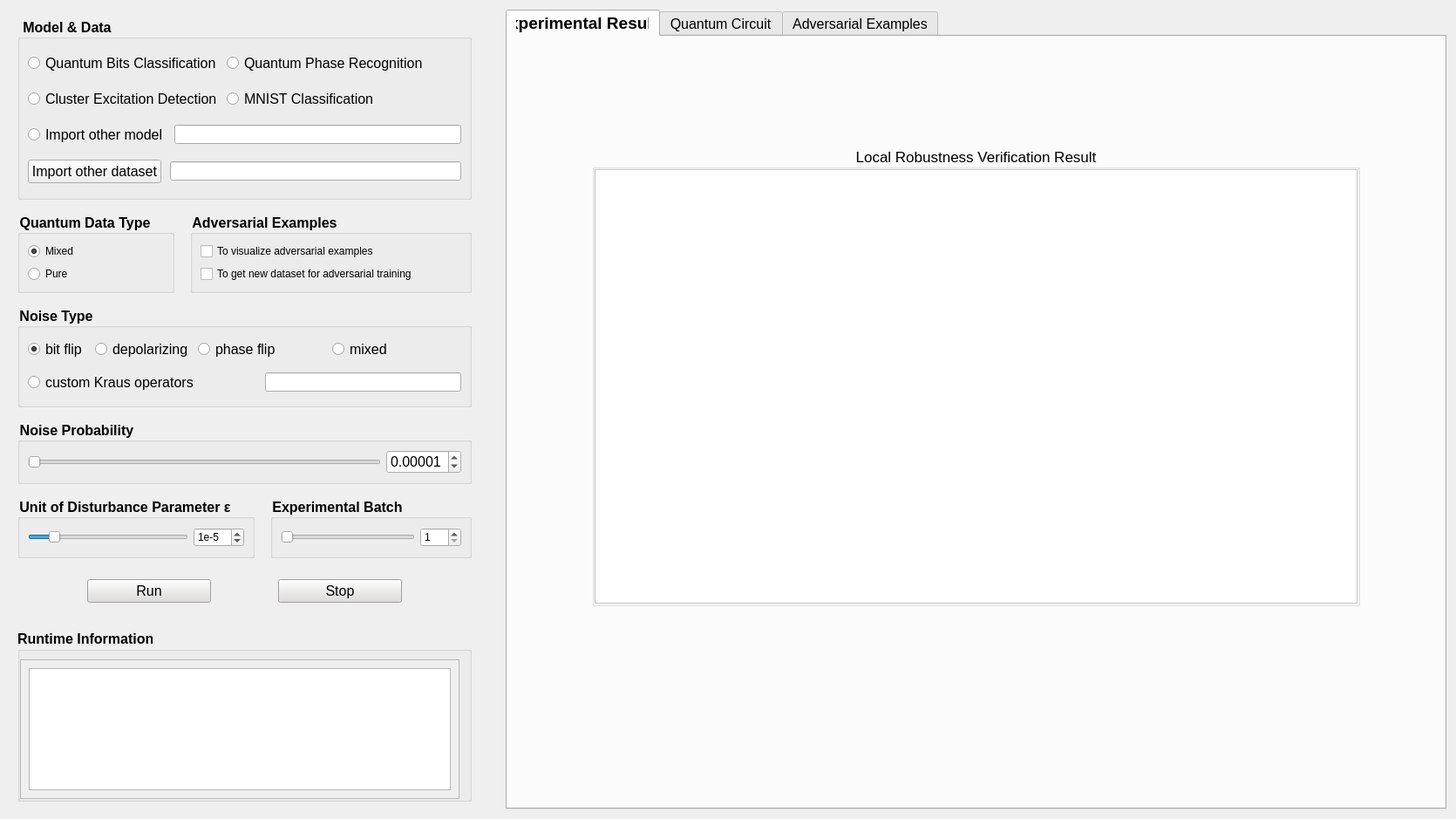
<?xml version="1.0" encoding="UTF-8"?>
<ui version="4.0">
 <class>localView</class>
 <widget class="QWidget" name="localView">
  <property name="geometry">
   <rect>
    <x>0</x>
    <y>0</y>
    <width>1670</width>
    <height>939</height>
   </rect>
  </property>
  <property name="windowTitle">
   <string>Form</string>
  </property>
  <layout class="QHBoxLayout" name="horizontalLayout_4" stretch="1,2">
   <property name="spacing">
    <number>30</number>
   </property>
   <item>
    <widget class="QWidget" name="widget" native="true">
     <layout class="QVBoxLayout" name="verticalLayout_12" stretch="7,2">
      <property name="spacing">
       <number>12</number>
      </property>
      <item>
       <widget class="QWidget" name="widget_setting" native="true">
        <layout class="QVBoxLayout" name="verticalLayout" stretch="9,3,5,3,3,2">
         <property name="spacing">
          <number>15</number>
         </property>
         <property name="leftMargin">
          <number>0</number>
         </property>
         <property name="topMargin">
          <number>0</number>
         </property>
         <property name="rightMargin">
          <number>0</number>
         </property>
         <item>
          <widget class="QGroupBox" name="groupBox_file">
           <property name="sizePolicy">
            <sizepolicy hsizetype="Expanding" vsizetype="Expanding">
             <horstretch>0</horstretch>
             <verstretch>0</verstretch>
            </sizepolicy>
           </property>
           <property name="font">
            <font>
             <pointsize>12</pointsize>
             <bold>true</bold>
            </font>
           </property>
           <property name="styleSheet">
            <string notr="true">QGroupBox::title{
	font-size: 14px;
}</string>
           </property>
           <property name="title">
            <string>Model &amp;&amp; Data</string>
           </property>
           <layout class="QGridLayout" name="gridLayout">
            <property name="verticalSpacing">
             <number>10</number>
            </property>
            <item row="0" column="0">
             <widget class="QRadioButton" name="radioButton_qubit">
              <property name="font">
               <font>
                <pointsize>12</pointsize>
               </font>
              </property>
              <property name="text">
               <string>Quantum Bits Classification</string>
              </property>
             </widget>
            </item>
            <item row="0" column="1" colspan="2">
             <widget class="QRadioButton" name="radioButton_phaseRecog">
              <property name="font">
               <font>
                <pointsize>12</pointsize>
               </font>
              </property>
              <property name="text">
               <string>Quantum Phase Recognition</string>
              </property>
             </widget>
            </item>
            <item row="1" column="0">
             <widget class="QRadioButton" name="radioButton_excitation">
              <property name="font">
               <font>
                <pointsize>12</pointsize>
               </font>
              </property>
              <property name="text">
               <string>Cluster Excitation Detection</string>
              </property>
             </widget>
            </item>
            <item row="1" column="1">
             <widget class="QRadioButton" name="radioButton_mnist">
              <property name="font">
               <font>
                <pointsize>12</pointsize>
               </font>
              </property>
              <property name="text">
               <string>MNIST Classification</string>
              </property>
             </widget>
            </item>
            <item row="2" column="0" colspan="3">
             <layout class="QHBoxLayout" name="horizontalLayout_model">
              <property name="spacing">
               <number>8</number>
              </property>
              <item>
               <widget class="QRadioButton" name="radioButton_importfile">
                <property name="font">
                 <font>
                  <pointsize>12</pointsize>
                 </font>
                </property>
                <property name="text">
                 <string>Import other model</string>
                </property>
               </widget>
              </item>
              <item>
               <widget class="QLineEdit" name="lineEdit_modelfile"/>
              </item>
             </layout>
            </item>
            <item row="3" column="0" colspan="3">
             <layout class="QHBoxLayout" name="horizontalLayout_data" stretch="1,3">
              <property name="spacing">
               <number>10</number>
              </property>
              <item>
               <widget class="QPushButton" name="pushButton_importdata">
                <property name="sizePolicy">
                 <sizepolicy hsizetype="Expanding" vsizetype="Fixed">
                  <horstretch>0</horstretch>
                  <verstretch>0</verstretch>
                 </sizepolicy>
                </property>
                <property name="font">
                 <font>
                  <pointsize>12</pointsize>
                  <bold>false</bold>
                 </font>
                </property>
                <property name="text">
                 <string>Import other dataset</string>
                </property>
               </widget>
              </item>
              <item>
               <widget class="QLineEdit" name="lineEdit_datafile"/>
              </item>
             </layout>
            </item>
           </layout>
          </widget>
         </item>
         <item>
          <layout class="QHBoxLayout" name="horizontalLayout_7" stretch="1,4">
           <property name="spacing">
            <number>18</number>
           </property>
           <item>
            <widget class="QGroupBox" name="groupBox_datatype">
             <property name="sizePolicy">
              <sizepolicy hsizetype="Expanding" vsizetype="Expanding">
               <horstretch>0</horstretch>
               <verstretch>0</verstretch>
              </sizepolicy>
             </property>
             <property name="font">
              <font>
               <pointsize>12</pointsize>
               <bold>true</bold>
              </font>
             </property>
             <property name="layoutDirection">
              <enum>Qt::LeftToRight</enum>
             </property>
             <property name="styleSheet">
              <string notr="true">QGroupBox::title{
	font-size: 14px;
}</string>
             </property>
             <property name="title">
              <string>Quantum Data Type</string>
             </property>
             <layout class="QVBoxLayout" name="verticalLayout_9">
              <item>
               <widget class="QRadioButton" name="radioButton_mixed">
                <property name="text">
                 <string>Mixed</string>
                </property>
                <property name="checked">
                 <bool>true</bool>
                </property>
               </widget>
              </item>
              <item>
               <widget class="QRadioButton" name="radioButton_pure">
                <property name="text">
                 <string>Pure</string>
                </property>
               </widget>
              </item>
             </layout>
            </widget>
           </item>
           <item>
            <widget class="QGroupBox" name="groupBox_adex">
             <property name="sizePolicy">
              <sizepolicy hsizetype="Expanding" vsizetype="Expanding">
               <horstretch>0</horstretch>
               <verstretch>0</verstretch>
              </sizepolicy>
             </property>
             <property name="font">
              <font>
               <pointsize>12</pointsize>
               <bold>true</bold>
              </font>
             </property>
             <property name="layoutDirection">
              <enum>Qt::LeftToRight</enum>
             </property>
             <property name="styleSheet">
              <string notr="true">QGroupBox::title{
	font-size: 14px;
}</string>
             </property>
             <property name="title">
              <string>Adversarial Examples</string>
             </property>
             <layout class="QVBoxLayout" name="verticalLayout_7">
              <item>
               <widget class="QCheckBox" name="checkBox_show_AE">
                <property name="text">
                 <string>To visualize adversarial examples</string>
                </property>
                <property name="checked">
                 <bool>false</bool>
                </property>
                <property name="tristate">
                 <bool>false</bool>
                </property>
               </widget>
              </item>
              <item>
               <widget class="QCheckBox" name="checkBox_get_newdata">
                <property name="text">
                 <string>To get new dataset for adversarial training</string>
                </property>
               </widget>
              </item>
             </layout>
            </widget>
           </item>
          </layout>
         </item>
         <item>
          <widget class="QGroupBox" name="groupBox_noisetype">
           <property name="sizePolicy">
            <sizepolicy hsizetype="Expanding" vsizetype="Expanding">
             <horstretch>0</horstretch>
             <verstretch>0</verstretch>
            </sizepolicy>
           </property>
           <property name="font">
            <font>
             <pointsize>12</pointsize>
             <bold>true</bold>
            </font>
           </property>
           <property name="layoutDirection">
            <enum>Qt::LeftToRight</enum>
           </property>
           <property name="styleSheet">
            <string notr="true">QGroupBox::title{
	font-size: 14px;
}</string>
           </property>
           <property name="title">
            <string>Noise Type</string>
           </property>
           <layout class="QGridLayout" name="gridLayout_2" columnstretch="0,0,0,0,0,0">
            <property name="verticalSpacing">
             <number>10</number>
            </property>
            <item row="0" column="0">
             <widget class="QRadioButton" name="radioButton_bitflip">
              <property name="font">
               <font>
                <pointsize>12</pointsize>
               </font>
              </property>
              <property name="text">
               <string>bit flip</string>
              </property>
              <property name="checked">
               <bool>true</bool>
              </property>
             </widget>
            </item>
            <item row="0" column="1">
             <widget class="QRadioButton" name="radioButton_depolarizing">
              <property name="font">
               <font>
                <pointsize>12</pointsize>
               </font>
              </property>
              <property name="text">
               <string>depolarizing</string>
              </property>
             </widget>
            </item>
            <item row="0" column="2" colspan="2">
             <widget class="QRadioButton" name="radioButton_phaseflip">
              <property name="font">
               <font>
                <pointsize>12</pointsize>
               </font>
              </property>
              <property name="text">
               <string>phase flip</string>
              </property>
             </widget>
            </item>
            <item row="0" column="4">
             <widget class="QRadioButton" name="radioButton_mixednoise">
              <property name="font">
               <font>
                <pointsize>12</pointsize>
               </font>
              </property>
              <property name="text">
               <string>mixed</string>
              </property>
              <property name="checked">
               <bool>false</bool>
              </property>
              <property name="autoExclusive">
               <bool>true</bool>
              </property>
             </widget>
            </item>
            <item row="1" column="0" colspan="3">
             <widget class="QRadioButton" name="radioButton_custom_noise">
              <property name="font">
               <font>
                <pointsize>12</pointsize>
               </font>
              </property>
              <property name="text">
               <string>custom Kraus operators</string>
              </property>
             </widget>
            </item>
            <item row="1" column="3" colspan="3">
             <widget class="QLineEdit" name="lineEdit_custom_noise"/>
            </item>
           </layout>
          </widget>
         </item>
         <item>
          <widget class="QGroupBox" name="groupBox_noisyProb">
           <property name="sizePolicy">
            <sizepolicy hsizetype="Expanding" vsizetype="Expanding">
             <horstretch>0</horstretch>
             <verstretch>0</verstretch>
            </sizepolicy>
           </property>
           <property name="font">
            <font>
             <pointsize>12</pointsize>
             <bold>true</bold>
            </font>
           </property>
           <property name="layoutDirection">
            <enum>Qt::LeftToRight</enum>
           </property>
           <property name="styleSheet">
            <string notr="true">QGroupBox::title{
	font-size: 14px;
}</string>
           </property>
           <property name="title">
            <string>Noise Probability</string>
           </property>
           <layout class="QHBoxLayout" name="horizontalLayout_17" stretch="5,0">
            <item>
             <widget class="QSlider" name="slider_prob">
              <property name="minimum">
               <number>1</number>
              </property>
              <property name="maximum">
               <number>100000</number>
              </property>
              <property name="pageStep">
               <number>1</number>
              </property>
              <property name="value">
               <number>1</number>
              </property>
              <property name="orientation">
               <enum>Qt::Horizontal</enum>
              </property>
             </widget>
            </item>
            <item>
             <widget class="QDoubleSpinBox" name="doubleSpinBox_prob">
              <property name="sizePolicy">
               <sizepolicy hsizetype="Expanding" vsizetype="Fixed">
                <horstretch>0</horstretch>
                <verstretch>0</verstretch>
               </sizepolicy>
              </property>
              <property name="font">
               <font>
                <pointsize>12</pointsize>
               </font>
              </property>
              <property name="wrapping">
               <bool>true</bool>
              </property>
              <property name="decimals">
               <number>5</number>
              </property>
              <property name="minimum">
               <double>0.000010000000000</double>
              </property>
              <property name="maximum">
               <double>1.000000000000000</double>
              </property>
              <property name="singleStep">
               <double>0.000010000000000</double>
              </property>
             </widget>
            </item>
           </layout>
          </widget>
         </item>
         <item>
          <layout class="QHBoxLayout" name="horizontalLayout_6" stretch="1,1">
           <property name="spacing">
            <number>18</number>
           </property>
           <item>
            <widget class="QGroupBox" name="groupBox_unit">
             <property name="sizePolicy">
              <sizepolicy hsizetype="Expanding" vsizetype="Expanding">
               <horstretch>0</horstretch>
               <verstretch>0</verstretch>
              </sizepolicy>
             </property>
             <property name="font">
              <font>
               <pointsize>12</pointsize>
               <bold>true</bold>
              </font>
             </property>
             <property name="layoutDirection">
              <enum>Qt::LeftToRight</enum>
             </property>
             <property name="styleSheet">
              <string notr="true">QGroupBox::title{
	font-size: 14px;
}</string>
             </property>
             <property name="title">
              <string>Unit of Disturbance Parameter ε</string>
             </property>
             <layout class="QHBoxLayout" name="horizontalLayout_15">
              <item>
               <widget class="QSlider" name="slider_unit">
                <property name="minimum">
                 <number>1</number>
                </property>
                <property name="maximum">
                 <number>30</number>
                </property>
                <property name="value">
                 <number>5</number>
                </property>
                <property name="orientation">
                 <enum>Qt::Horizontal</enum>
                </property>
               </widget>
              </item>
              <item>
               <widget class="QSpinBox" name="spinBox_unit">
                <property name="wrapping">
                 <bool>true</bool>
                </property>
                <property name="prefix">
                 <string>1e-</string>
                </property>
                <property name="minimum">
                 <number>1</number>
                </property>
                <property name="maximum">
                 <number>30</number>
                </property>
                <property name="singleStep">
                 <number>1</number>
                </property>
                <property name="value">
                 <number>5</number>
                </property>
               </widget>
              </item>
             </layout>
            </widget>
           </item>
           <item>
            <widget class="QGroupBox" name="groupBox_batchnum">
             <property name="sizePolicy">
              <sizepolicy hsizetype="Expanding" vsizetype="Expanding">
               <horstretch>0</horstretch>
               <verstretch>0</verstretch>
              </sizepolicy>
             </property>
             <property name="font">
              <font>
               <pointsize>12</pointsize>
               <bold>true</bold>
              </font>
             </property>
             <property name="layoutDirection">
              <enum>Qt::LeftToRight</enum>
             </property>
             <property name="styleSheet">
              <string notr="true">QGroupBox::title{
	font-size: 14px;
}</string>
             </property>
             <property name="title">
              <string>Experimental Batch</string>
             </property>
             <layout class="QHBoxLayout" name="horizontalLayout_11">
              <item>
               <widget class="QSlider" name="slider_batchnum">
                <property name="minimum">
                 <number>1</number>
                </property>
                <property name="maximum">
                 <number>100</number>
                </property>
                <property name="value">
                 <number>1</number>
                </property>
                <property name="orientation">
                 <enum>Qt::Horizontal</enum>
                </property>
               </widget>
              </item>
              <item>
               <widget class="QSpinBox" name="spinBox_batchnum">
                <property name="minimum">
                 <number>1</number>
                </property>
                <property name="maximum">
                 <number>100</number>
                </property>
                <property name="value">
                 <number>1</number>
                </property>
               </widget>
              </item>
             </layout>
            </widget>
           </item>
          </layout>
         </item>
         <item>
          <widget class="QGroupBox" name="groupBox_run">
           <property name="sizePolicy">
            <sizepolicy hsizetype="Expanding" vsizetype="Expanding">
             <horstretch>0</horstretch>
             <verstretch>0</verstretch>
            </sizepolicy>
           </property>
           <property name="styleSheet">
            <string notr="true">QGroupBox { border: none; }</string>
           </property>
           <layout class="QHBoxLayout" name="horizontalLayout_3" stretch="1,2,1,2,1">
            <item>
             <spacer name="horizontalSpacer_l">
              <property name="orientation">
               <enum>Qt::Horizontal</enum>
              </property>
              <property name="sizeHint" stdset="0">
               <size>
                <width>74</width>
                <height>20</height>
               </size>
              </property>
             </spacer>
            </item>
            <item>
             <widget class="QPushButton" name="pushButton_run">
              <property name="sizePolicy">
               <sizepolicy hsizetype="Expanding" vsizetype="Fixed">
                <horstretch>0</horstretch>
                <verstretch>0</verstretch>
               </sizepolicy>
              </property>
              <property name="font">
               <font>
                <pointsize>12</pointsize>
                <bold>false</bold>
               </font>
              </property>
              <property name="styleSheet">
               <string notr="true">background-color: rgb(222, 221, 218)</string>
              </property>
              <property name="text">
               <string>Run</string>
              </property>
             </widget>
            </item>
            <item>
             <spacer name="horizontalSpacer_m">
              <property name="orientation">
               <enum>Qt::Horizontal</enum>
              </property>
              <property name="sizeHint" stdset="0">
               <size>
                <width>62</width>
                <height>20</height>
               </size>
              </property>
             </spacer>
            </item>
            <item>
             <widget class="QPushButton" name="pushButton_stop">
              <property name="sizePolicy">
               <sizepolicy hsizetype="Expanding" vsizetype="Fixed">
                <horstretch>0</horstretch>
                <verstretch>0</verstretch>
               </sizepolicy>
              </property>
              <property name="font">
               <font>
                <pointsize>12</pointsize>
               </font>
              </property>
              <property name="styleSheet">
               <string notr="true">background-color: rgb(222, 221, 218)</string>
              </property>
              <property name="text">
               <string>Stop</string>
              </property>
             </widget>
            </item>
            <item>
             <spacer name="horizontalSpacer_r">
              <property name="orientation">
               <enum>Qt::Horizontal</enum>
              </property>
              <property name="sizeHint" stdset="0">
               <size>
                <width>73</width>
                <height>20</height>
               </size>
              </property>
             </spacer>
            </item>
           </layout>
          </widget>
         </item>
        </layout>
       </widget>
      </item>
      <item>
       <widget class="QGroupBox" name="groupBox_runtime">
        <property name="sizePolicy">
         <sizepolicy hsizetype="Expanding" vsizetype="Expanding">
          <horstretch>0</horstretch>
          <verstretch>0</verstretch>
         </sizepolicy>
        </property>
        <property name="font">
         <font>
          <family>Ubuntu</family>
          <pointsize>12</pointsize>
          <italic>false</italic>
          <bold>true</bold>
         </font>
        </property>
        <property name="styleSheet">
         <string notr="true">QGroupBox::title{
	font-size: 14px;
}
color: rgb(7, 7, 7);
background-color: rgb(238, 238, 238);

</string>
        </property>
        <property name="title">
         <string>Runtime Information</string>
        </property>
        <layout class="QHBoxLayout" name="horizontalLayout_10">
         <property name="leftMargin">
          <number>0</number>
         </property>
         <property name="rightMargin">
          <number>11</number>
         </property>
         <property name="bottomMargin">
          <number>0</number>
         </property>
         <item>
          <widget class="QScrollArea" name="scrollArea">
           <property name="widgetResizable">
            <bool>true</bool>
           </property>
           <widget class="QWidget" name="scrollAreaWidgetContents">
            <property name="geometry">
             <rect>
              <x>0</x>
              <y>0</y>
              <width>607</width>
              <height>107</height>
             </rect>
            </property>
            <layout class="QHBoxLayout" name="horizontalLayout_2">
             <item>
              <widget class="QTextBrowser" name="textBrowser_output">
               <property name="enabled">
                <bool>true</bool>
               </property>
               <property name="styleSheet">
                <string notr="true">font: 12pt &quot;Ubuntu Mono&quot;;</string>
               </property>
               <property name="lineWrapMode">
                <enum>QTextEdit::NoWrap</enum>
               </property>
              </widget>
             </item>
            </layout>
           </widget>
          </widget>
         </item>
        </layout>
       </widget>
      </item>
     </layout>
    </widget>
   </item>
   <item>
    <widget class="QTabWidget" name="tabWidget">
     <property name="font">
      <font>
       <pointsize>12</pointsize>
       <bold>false</bold>
      </font>
     </property>
     <property name="styleSheet">
      <string notr="true">QTabWidget::title{font-size: 14px;}
QTabBar::tab:selected { font-size: 19px; font-weight: bold; }</string>
     </property>
     <property name="currentIndex">
      <number>0</number>
     </property>
     <widget class="QWidget" name="tab_res">
      <attribute name="title">
       <string>Experimental Results</string>
      </attribute>
      <layout class="QHBoxLayout" name="horizontalLayout" stretch="1,10,1">
       <item>
        <spacer name="horizontalSpacer">
         <property name="orientation">
          <enum>Qt::Horizontal</enum>
         </property>
         <property name="sizeHint" stdset="0">
          <size>
           <width>161</width>
           <height>20</height>
          </size>
         </property>
        </spacer>
       </item>
       <item>
        <layout class="QVBoxLayout" name="verticalLayout_2" stretch="1,5,2">
         <property name="spacing">
          <number>50</number>
         </property>
         <property name="topMargin">
          <number>12</number>
         </property>
         <property name="bottomMargin">
          <number>12</number>
         </property>
         <item>
          <spacer name="verticalSpacer_2">
           <property name="orientation">
            <enum>Qt::Vertical</enum>
           </property>
           <property name="sizeHint" stdset="0">
            <size>
             <width>20</width>
             <height>40</height>
            </size>
           </property>
          </spacer>
         </item>
         <item>
          <widget class="QGroupBox" name="groupBox_res">
           <property name="font">
            <font>
             <family>Ubuntu</family>
             <pointsize>13</pointsize>
             <italic>false</italic>
             <bold>false</bold>
            </font>
           </property>
           <property name="styleSheet">
            <string notr="true">font: 13pt &quot;Ubuntu&quot;;
</string>
           </property>
           <property name="title">
            <string>Local Robustness Verification Result</string>
           </property>
           <property name="alignment">
            <set>Qt::AlignCenter</set>
           </property>
           <layout class="QVBoxLayout" name="verticalLayout_5" stretch="0">
            <property name="leftMargin">
             <number>0</number>
            </property>
            <property name="topMargin">
             <number>0</number>
            </property>
            <property name="rightMargin">
             <number>0</number>
            </property>
            <property name="bottomMargin">
             <number>0</number>
            </property>
            <item>
             <widget class="QTableView" name="table_res">
              <property name="font">
               <font>
                <family>Ubuntu</family>
                <pointsize>13</pointsize>
                <italic>false</italic>
                <bold>false</bold>
               </font>
              </property>
              <property name="styleSheet">
               <string notr="true">background-color: rgb(255, 255, 255);</string>
              </property>
              <attribute name="horizontalHeaderMinimumSectionSize">
               <number>100</number>
              </attribute>
              <attribute name="horizontalHeaderDefaultSectionSize">
               <number>100</number>
              </attribute>
              <attribute name="verticalHeaderCascadingSectionResizes">
               <bool>false</bool>
              </attribute>
              <attribute name="verticalHeaderDefaultSectionSize">
               <number>100</number>
              </attribute>
             </widget>
            </item>
           </layout>
          </widget>
         </item>
         <item>
          <spacer name="verticalSpacer_3">
           <property name="orientation">
            <enum>Qt::Vertical</enum>
           </property>
           <property name="sizeHint" stdset="0">
            <size>
             <width>20</width>
             <height>40</height>
            </size>
           </property>
          </spacer>
         </item>
        </layout>
       </item>
       <item>
        <spacer name="horizontalSpacer_2">
         <property name="orientation">
          <enum>Qt::Horizontal</enum>
         </property>
         <property name="sizeHint" stdset="0">
          <size>
           <width>160</width>
           <height>20</height>
          </size>
         </property>
        </spacer>
       </item>
      </layout>
     </widget>
     <widget class="QWidget" name="tab_circ">
      <property name="sizePolicy">
       <sizepolicy hsizetype="Preferred" vsizetype="Preferred">
        <horstretch>0</horstretch>
        <verstretch>0</verstretch>
       </sizepolicy>
      </property>
      <property name="accessibleName">
       <string/>
      </property>
      <attribute name="title">
       <string>Quantum Circuit</string>
      </attribute>
      <layout class="QVBoxLayout" name="verticalLayout_8" stretch="0">
       <item>
        <widget class="QScrollArea" name="scrollArea_circ">
         <property name="styleSheet">
          <string notr="true"/>
         </property>
         <property name="widgetResizable">
          <bool>true</bool>
         </property>
         <widget class="QWidget" name="scrollAreaWidgetContents_circ">
          <property name="geometry">
           <rect>
            <x>0</x>
            <y>0</y>
            <width>925</width>
            <height>853</height>
           </rect>
          </property>
          <property name="font">
           <font>
            <pointsize>12</pointsize>
            <bold>true</bold>
           </font>
          </property>
          <property name="styleSheet">
           <string notr="true">QGroupBox::title{
  font-size: 19px; font-weight: bold; 
}</string>
          </property>
          <layout class="QVBoxLayout" name="verticalLayout_circ">
           <property name="spacing">
            <number>30</number>
           </property>
          </layout>
         </widget>
        </widget>
       </item>
      </layout>
     </widget>
     <widget class="QWidget" name="tab_ad">
      <property name="styleSheet">
       <string notr="true">QLabel{background-color:rgb(255,255,255);}</string>
      </property>
      <attribute name="title">
       <string>Adversarial Examples</string>
      </attribute>
      <layout class="QVBoxLayout" name="verticalLayout_3" stretch="0">
       <item>
        <widget class="QScrollArea" name="scrollArea_AE">
         <property name="styleSheet">
          <string notr="true"/>
         </property>
         <property name="widgetResizable">
          <bool>true</bool>
         </property>
         <widget class="QWidget" name="scrollAreaWidgetContents_AE">
          <property name="geometry">
           <rect>
            <x>0</x>
            <y>0</y>
            <width>925</width>
            <height>853</height>
           </rect>
          </property>
          <layout class="QVBoxLayout" name="verticalLayout_AE"/>
         </widget>
        </widget>
       </item>
      </layout>
     </widget>
    </widget>
   </item>
  </layout>
 </widget>
 <resources/>
 <connections/>
</ui>
